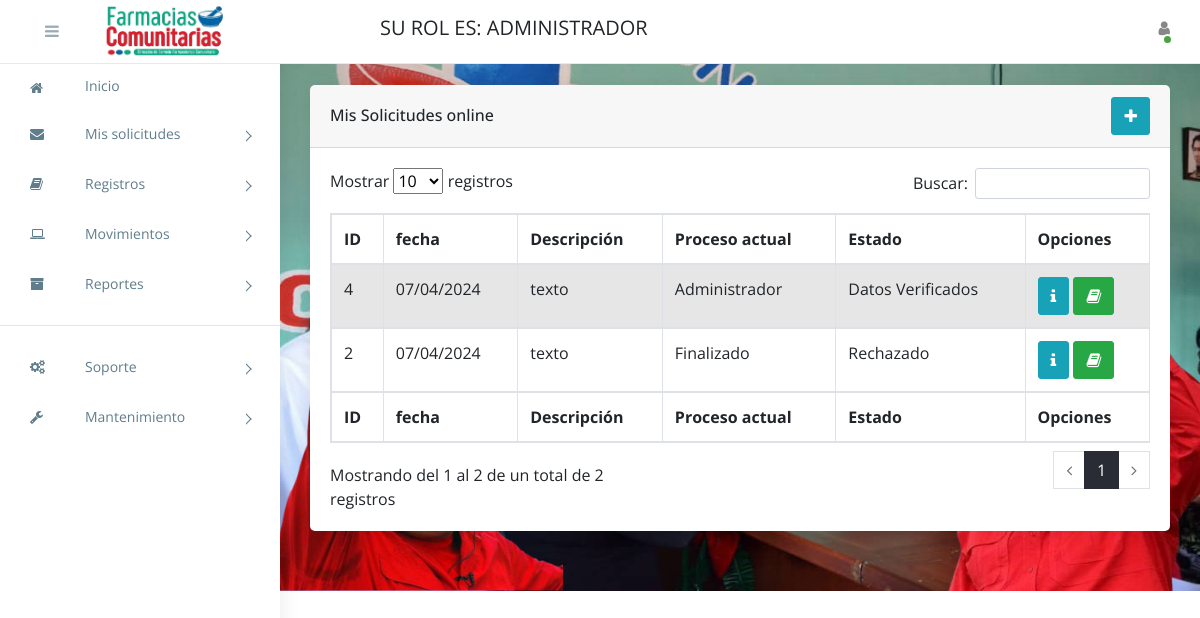
Screenshot of /mis-solictudes-de-medicamentos/ (signed in) with the database file from the repository.
### apps/entidades/models.py (models this page shows, shortened)
class Persona(models.Model):
	class Genero(models.TextChoices):
		MASCULINO = 'MA', 'Masculino'
		FEMENINO = 'FE', 'Femenino'
	class Nacionalidad(models.TextChoices):
		VENEZOLANO = 'V-', 'V-'
		EXTRANJERO = 'E-', 'E-'
		JURIDICO = 'J-', 'J-'
	class CodigoTlf(models.TextChoices):
		C412 = '0412', '0412'
		C414 = '0414', '0414'
		C416 = '0416', '0416'
		C424 = '0424', '0424'
		C426 = '0426', '0426'
	nacionalidad = models.CharField(max_length=2, choices=Nacionalidad.choices, default=Nacionalidad.VENEZOLANO, blank=False, null=False)
	cedula = models.CharField(max_length=8, blank=False, null=False)
	nombres = models.CharField(max_length=50, blank=False, null=False)
	apellidos = models.CharField(max_length=50, blank=False, null=False)
	telefono = models.CharField(max_length=11, blank=True, null=True)
	genero = models.CharField(max_length=2, blank=False, null=False, choices=Genero.choices)
	f_nacimiento = models.DateField(auto_now_add = False, auto_now=False, blank=False, null=False)
	embarazada = models.BooleanField(blank=False, null=False)
	c_residencia = models.FileField(upload_to='constancias_residencias/', blank=True, null=True)
	zona  = models.ForeignKey(Zona, on_delete=models.PROTECT, blank=False, null=False)
	direccion = models.TextField(blank=False, null=False)
	patologia = models.TextField(blank=True, null=True)
	class Meta:
		abstract = True

class Perfil(Persona):
	class Rol(models.TextChoices):
		ADMINISTRADOR = 'AD', 'Administrador'
		ALMACENISTA = 'AL', 'Almacenista'
		AT_CLIENTE = 'AT', 'Atención al Cliente'
		JEFE_COMUNIDAD = 'JC', 'Jefe de Comunidad'
		PACIENTE = 'PA', 'Paciente'
	rol = models.CharField(max_length=2, choices=Rol.choices, default=Rol.PACIENTE)
	usuario = models.OneToOneField(User, on_delete=models.CASCADE, related_name='perfil')
	class Meta:
		verbose_name = 'perfil'
		verbose_name_plural = 'perfiles'
		permissions = [
			('cambiar_password', 'cambiar contraseña a usuarios'),
			('cambiar_estado_usuarios', 'cambiar estado de usuarios'),
			('cambiar_estado_jornada', 'cambiar estatus de jornadas'),
			('cambiar_estado_solicitudes', 'cambiar status de solicitudes'),
			('entregar_solicitud_medicamentos', 'Entregar solicitud de medicamentos'),
			('entregar_jornada_medicamentos', 'Entregar jornada de medicamentos'),
			('ver_inicio', 'Ver inicio'),
			('ver_mis_solicitudes_de_medicamentos', 'Ver mis solicitudes de medicamentos'),
			('ver_mis_jornada_medicamentos', 'Ver mis jornadas de medicamentos'),
			('registrar_mi_solicitud_de_medicamentos', 'Registrar mi solicitud de medicamentos'),
			('registrar_mi_jornada_medicamentos', 'Registrar mi jornada de medicamentos')
		]

### apps/movimientos/models.py (models this page shows, shortened)
class Solicitud(models.Model):
	class Status(models.TextChoices):
		EN_PROCRESO = 'PR', 'En Proceso'
		DATOS_VERIFICADOS = 'DV', 'Datos Verificados'
		APROBADO = 'AP', 'Aprobado'
		EN_ESPERA_DE_ENTREGA = 'EE', 'En Espera de Entrega'
		PACIENTE_NO_RETIRO = 'NR', 'Paciente no retiró'
		ENTREGADO = 'ET', 'Entregado'
		RECHAZADO = 'RE', 'Rechazado'
	class TipoSoli(models.TextChoices):
		ONLINE = 'ON', 'En línea'
		PRESENCIAL = 'PR', 'Presencial'
	class FaseProceso(models.TextChoices):
		ADMINISTRADOR = 'AD', 'Administrador'
		ALMACENISTA = 'AL', 'Almacenista'
		AT_CLIENTE = 'AT', 'Atención al Cliente'
		FINALIZADO = 'FI', 'Finalizado'
	fecha_soli = models.DateField(auto_now=False, auto_now_add=False, blank=False, null=False)
	fecha_en_espera = models.DateField(auto_now=False, auto_now_add=False, blank=True, null=True)
	perfil = models.ForeignKey(Perfil, on_delete=models.PROTECT, blank=False, null=False)
	beneficiado = models.ForeignKey(Beneficiado, on_delete=models.PROTECT, blank=False, null=False)
	descripcion = models.TextField(blank=False, null=False)
	motivo_rechazo = models.TextField(blank=True, null=True)
	recipe = models.ImageField(upload_to='recipes/', blank=False, null=False)
	proceso_actual = models.CharField(max_length=2, choices= FaseProceso.choices, default=FaseProceso.AT_CLIENTE)
	estado = models.CharField(max_length=2, choices=Status.choices, default=Status.EN_PROCRESO, blank=False, null=False)
	tipo_solicitud = models.CharField(choices=TipoSoli.choices, max_length=2)
	class Meta:
		verbose_name = 'Solicitud de Medicamento'
		verbose_name_plural = 'Solicitud de Medicamentos'
		ordering = ['fecha_soli']

### apps/movimientos/views/solicitudes_online/views.py (the view)
# urls.py: path('mis-solictudes-de-medicamentos/', MisSolicitudesMedOnline.as_view(), name='mis_solicitudes_medicamentos'),
class MisSolicitudesMedOnline(ValidarUsuario, TemplateView):
	permission_required = 'entidades.ver_mis_solicitudes_de_medicamentos'
	template_name = 'pages/movimientos/solicitudes_online/listado_solicitudes_med_online.html'
	def get_context_data(self, **kwargs):
		context = super().get_context_data(**kwargs)
		mis_solicitudes = Solicitud.objects.filter(perfil__cedula=self.request.user.perfil.cedula).order_by('-pk')
		context["sub_title"] = "Mis Solicitudes online"
		context['solicitudes'] = mis_solicitudes
		return context

### apps/entidades/mixins.py (called while the page is built)
	def test_func(self):
		return self.request.user.has_perm(self.permission_required)

	def dispatch(self, request, *args, **kwargs):
		if not self.request.user.is_authenticated:
			return redirect('/ingresar/')
		return super().dispatch(request, *args, **kwargs)

### templates/pages/movimientos/solicitudes_online/listado_solicitudes_med_online.html (shortened to what this page needs)
{% extends 'base/base.html' %}
{% load static %}
{% block extra_css %}
	<link rel="stylesheet" href="{% static 'css/buttons.bootstrap5.min.css' %}">
	<link rel="stylesheet" href="{% static 'css/dataTables.bootstrap5.min.css' %}">
	<link rel="stylesheet" href="{% static 'css/responsive.bootstrap5.min.css' %}">
{% endblock extra_css %}
{% block body %}
<div class="row">
    <div class="col-sm-12">
        <div class="card">
            <div class="card-header d-flex align-items-center justify-content-between">
                <h5 id="page_title">{{ sub_title }}</h5>
                <div class="cart-tools">
                    <a href="{% url 'registrar_mi_solicitud' %}" class="btn btn-icon btn-info" data-bs-toggle="tooltip" title="Registrar anuncio">
                        <i class="fa fa-plus text-white"></i>
                    </a>
                </div>
            </div>
            <div class="card-body">
                <div class="dt-responsive table-responsive">
                    <table id="listado" class="table table-striped table-hover table-bordered nowrap">
                        <thead>
                            <tr>
                                <th>ID</th>
                                <th>fecha</th>
                                <th>Descripción</th>
                                <th>Proceso actual</th>
                                <th>Estado</th>
                                <th>Opciones</th>
                              </tr>
                        </thead>
                        <tbody>
                            {% for solicitud in solicitudes %}
                                <tr>
                                    <td>{{ solicitud.pk }}</td>
                                    <td>{{ solicitud.fecha_soli|date:'d/m/Y' }}</td>
                                    <td>{{ solicitud.descripcion }}</td>
                                    <td>{{ solicitud.get_proceso_actual_display }}</td>
                                    <td>{{ solicitud.get_estado_display }}</td>
                                    <td>
                                        <a href="{% url 'mi_solicitud_medicamento' solicitud.pk %}" rel="detail" class="btn btn-info" data-bs-toggle="tooltip" title="Detalle de ingreso">
                                            <i class="fa fa-info"></i>
                                        </a>
                                        <a href="{% url 'det_solicitud' solicitud.pk %}" class="btn btn-success" target="_blank" data-bs-toggle="tooltip" data-bs-placement="top" title="Reporte de solicitud">
                                            <i class="fa fa-book"></i>
                                        </a>
                                    </td>
                                </tr>
                            {% endfor %}
                        </tbody>
                        <tfoot>
                            <tr>
                                <th>ID</th>
                                <th>fecha</th>
                                <th>Descripción</th>
                                <th>Proceso actual</th>
                                <th>Estado</th>
                                <th>Opciones</th>
                            </tr>
                        </tfoot>
                    </table>
                </div>
            </div>
        </div>
    </div>
</div>
{% endblock body %}

### templates/base/base.html (shortened to what this page needs)
{% load static %}
<!Doctype html>
<html class="no-js" lang="es">
<head>
    <link rel="stylesheet" href="https://cdn.jsdelivr.net/npm/normalize.css@8.0.0/normalize.min.css">
    <link rel="stylesheet" href="https://cdn.jsdelivr.net/npm/bootstrap@4.1.3/dist/css/bootstrap.min.css">
    <link rel="stylesheet" href="https://cdn.jsdelivr.net/npm/font-awesome@4.7.0/css/font-awesome.min.css">
    <link rel="stylesheet" href="https://cdn.jsdelivr.net/gh/lykmapipo/themify-icons@0.1.2/css/themify-icons.css">
    <link rel="stylesheet" href="https://cdn.jsdelivr.net/npm/pixeden-stroke-7-icon@1.2.3/pe-icon-7-stroke/dist/pe-icon-7-stroke.min.css">
    <link rel="stylesheet" href="https://cdnjs.cloudflare.com/ajax/libs/flag-icon-css/3.2.0/css/flag-icon.min.css">
    <link rel="stylesheet" href="{% static 'css/notifier.css' %}">
    <link rel="stylesheet" href="{% static 'css/cs-skin-elastic.css' %}">
    <link rel="stylesheet" href="{% static 'css/style.css' %}">
    {% block extra_css %}
    {% endblock extra_css %}
</head>
<body>
    {% block left_panel %}
    <aside id="left-panel" class="left-panel">
        <nav class="navbar navbar-expand-sm navbar-default">
            <div id="main-menu" class="main-menu">
                <ul class="nav navbar-nav">
                    <li class="dropdown pt-2">
                        <a href="{% url 'vista' %}"><i class="menu-icon fa fa-home"></i>Inicio</a>
                    </li>
                    <li class="menu-item-has-children dropdown">
                        <a href="" class="dropdown-toggle" data-toggle="dropdown" aria-haspopup="true" aria-expanded="false"> <i class="menu-icon fa fa-envelope"></i>Mis solicitudes</a>
                    </li>
                    {% if not request.user.perfil.rol == "PA" and not request.user.perfil.rol == "JC" and not request.user.perfil.rol == "AT" %}
                        <li class="menu-item-has-children dropdown">
                            <a href="" class="dropdown-toggle" data-toggle="dropdown" aria-haspopup="true" aria-expanded="false"> <i class="menu-icon fa fa-book"></i>Registros</a>
                        </li>
                    {% endif %}
                    {% if not request.user.perfil.rol == "PA" and not request.user.perfil.rol == "JC" %}
                        <li class="menu-item-has-children dropdown">
                            <a href="" class="dropdown-toggle" data-toggle="dropdown" aria-haspopup="true" aria-expanded="false"> <i class="menu-icon fa fa-laptop"></i>Movimientos</a>
                         </li>
                    {% endif %}
                        {% if request.user.perfil.rol == "AD" %}
                            <li class="menu-item-has-children dropdown">
                                <a href="#" class="dropdown-toggle" data-toggle="dropdown" aria-haspopup="true" aria-expanded="false"> <i class="menu-icon fa fa-archive"></i>Reportes</a>
                            </li>
                        {% endif %}
                    <hr width="100%">
                    {% if request.user.perfil.rol == "AD" %}
                        <li class="menu-item-has-children dropdown">
                            <a href="" class="dropdown-toggle" data-toggle="dropdown" aria-haspopup="true" aria-expanded="false"> <i class="menu-icon fa fa-cogs"></i>Soporte</a>
                        </li>
                    {% endif %}
                    {% if not request.user.perfil.rol == "PA" and not request.user.perfil.rol == "JC" and not request.user.perfil.rol == "AT" %}
                        <li class="menu-item-has-children dropdown">
                            <a href="" class="dropdown-toggle" data-toggle="dropdown" aria-haspopup="true" aria-expanded="false"> <i class="menu-icon fa fa-wrench"></i>Mantenimiento</a>
                        </li>
                    {% endif %}
                </ul>
            </div>
        </nav>
    </aside>
    {% endblock left_panel %}
    <div id="right-panel" class="right-panel">
        <header id="header" class="header">
            <div class="top-left">
                <div class="navbar-header">
                    {% block a %}
                    <a id="menuToggle" class="menutoggle col"><i class="fa fa-bars"></i></a>
                    <a class="navbar-brand col" href="#"><img src="{% static 'images/logo.jpg' %}"></a>
                    {% endblock a %}
                </div>
            </div>
            <div class="top-right">
                <div class="header-menu d-flex align-items-center justify-content-center">
                    <div class="navbar-brand">
                        <div>SU ROL ES: {{ user.perfil.get_rol_display|upper }}</div>
                    </div>
                    <div class="navbar-brand ml-auto"><div id="reloj"></div></div>
                    {% block right_panel %}
                    <div class="user-area dropdown float-right">
                        <a href="#" class="dropdown-toggle active" data-toggle="dropdown" aria-haspopup="true" aria-expanded="false">
                            <i class="fa fa-user"></i>
                        </a>
                    </div>
                    {% endblock right_panel %}
                </div>
            </div>
        </header>
        <div class="content">
            {% block body %}
            {% endblock %}
        </div>
    </div>
</body>
</html>

### static/css/cs-skin-elastic.css (style rules this page uses)
.fa-plus { color: #28a745; }

### rows the page displays
Solicitud: pk "4", fecha_soli "07/04/2024", descripcion "texto", proceso_actual "Administrador", estado "Datos Verificados"
Solicitud: pk "2", fecha_soli "07/04/2024", descripcion "texto", proceso_actual "Finalizado", estado "Rechazado"

### other values shown
{{ user.perfil.get_rol_display|upper }} "ADMINISTRADOR"
{{ sub_title }} "Mis Solicitudes online"
